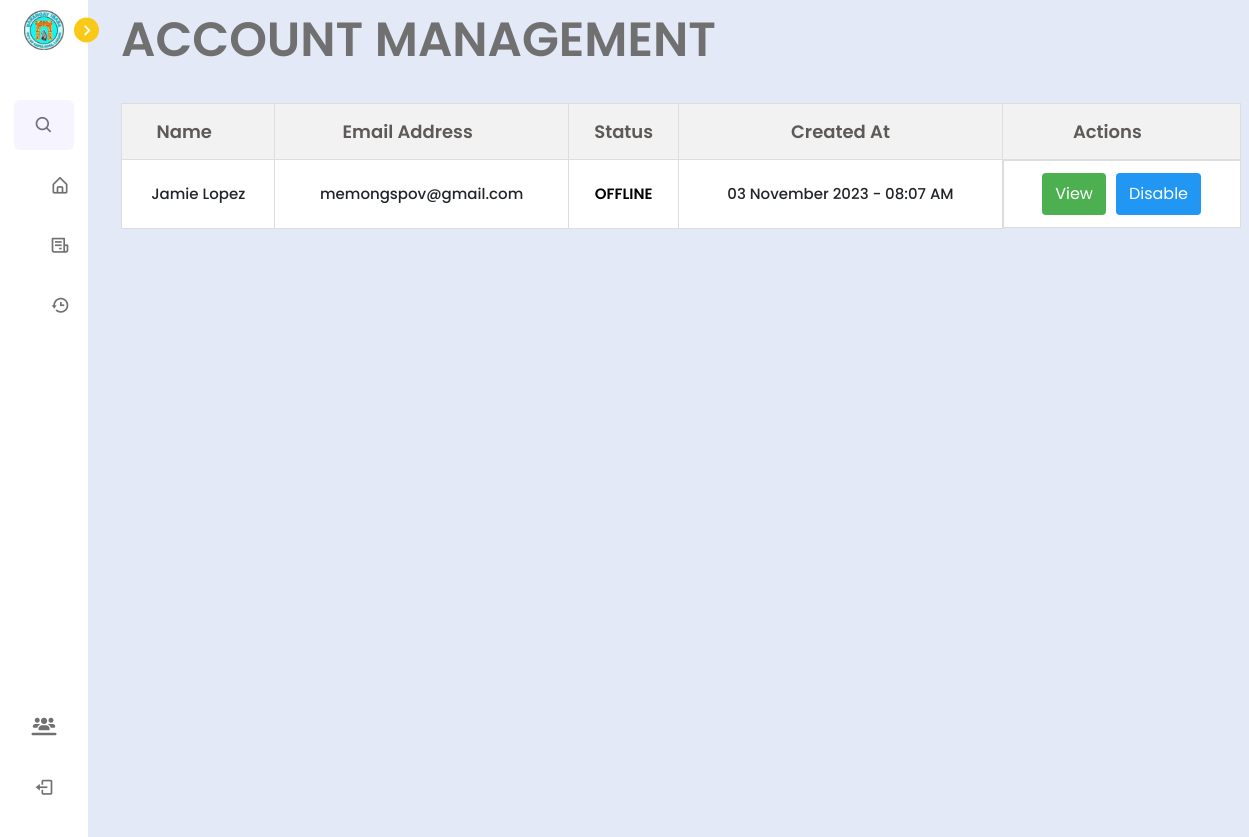
The page /barangay/manage_accounts.php (signed in) on the database as committed earlier.
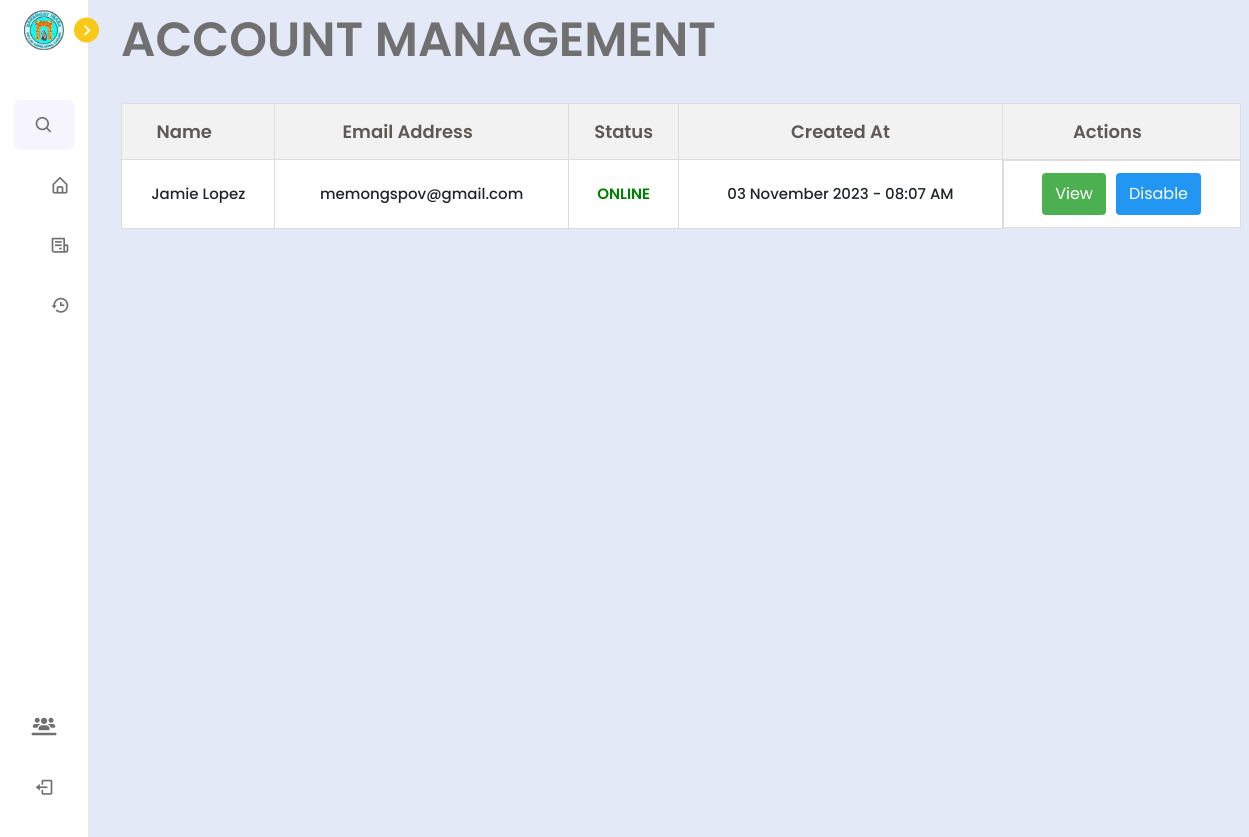
The same page on the database as committed later.
### tables this page shows
CREATE TABLE `lupon_accounts` (
  `lupon_id` int(11) NOT NULL,
  `first_name` varchar(50) NOT NULL,
  `last_name` varchar(50) NOT NULL,
  `email_address` varchar(255) DEFAULT NULL,
  `password` varchar(255) NOT NULL,
  `pb_id` int(11) DEFAULT NULL,
  `signature_image` mediumblob DEFAULT NULL,
  `login_status` varchar(20) NOT NULL DEFAULT 'inactive',
  `timestamp` timestamp NOT NULL DEFAULT current_timestamp(),
  `login_attempts` int(11) NOT NULL DEFAULT 0,
  `last_failed_attempt` datetime DEFAULT NULL
);

### barangay/manage_accounts.php (the view, shortened to what the changed rows need)
<?php
include '../config.php';
$pb_id = $_SESSION['pb_id'];
$query = "SELECT * FROM lupon_accounts WHERE pb_id = '$pb_id'";
$result = mysqli_query($conn, $query);
?>
<!DOCTYPE html>
<html lang="en">
<head>
    <link href='https://unpkg.com/boxicons@2.1.1/css/boxicons.min.css' rel='stylesheet'>
    <link rel="stylesheet" href="https://cdnjs.cloudflare.com/ajax/libs/font-awesome/6.4.2/css/all.min.css" />
    <link rel="stylesheet" href="../node_modules/bootstrap/dist/css/bootstrap.min.css">
    <link rel="stylesheet" href="../css/dilg.css">
    <link rel="stylesheet" href="../css/lupon_home.css">
</head>
<body>
    <section class="home" style="margin-left: -0.3%; margin-top: 3%;">
        <h1 style="margin-left: 4%; margin-top: -2.3%; display: flex; font-size: 48px;">ACCOUNT MANAGEMENT</h1>
        <?php
        if (mysqli_num_rows($result) == 0) {
            echo '<div class="text-box" style="margin-left: 30%;
            margin-top: 15%;
            background: #b9bbb6;
            border-radius: 5px;
            color: #fff;
            font-size: 35px;
            width: 500px;
            padding: 13px 13px;
            text-align: center;
            letter-spacing: 1;
            text-transform: uppercase;">No Registered Lupon Accounts Found</div>';
        } else {
            echo '<table>';
            echo '<thead>';
            echo '<tr>';
            echo '<th>Name</th>';
            echo '<th>Email Address</th>';
            echo '<th style="padding: 13px;">Status</th>';
            echo '<th style="padding: 14px;">Created At</th>';
            echo '<th>Actions</th>';
            echo '</tr>';
            echo '</thead>';
            echo '<tbody>';
            while ($row = mysqli_fetch_assoc($result)) {
                echo '<tr>';
                echo '<td>' . $row['first_name'] . ' ' . $row['last_name'] . '</td>';
                echo '<td>' . $row['email_address'] . '</td>';
                $status = $row['login_status'];
                $displayStatus = ($status == 'active') ? '<span style="color: green; font-weight: 600;">ONLINE</span>' : (($status == 'disabled') ? '<span style="color: #bc1823; font-weight: 600;">DISABLED</span>' : '<span style="color: black; font-weight: 600;">OFFLINE</span>');
                echo '<td>' . $displayStatus . '</td>';
                echo '<td>' . date('d F Y - h:i A', strtotime($row['timestamp'])) . '</td>';
                echo '<td class="actions">';
                echo '<button class="btn view" onclick="showViewPopup(' . $row['lupon_id'] . ')">View</button>';
                if ($status == 'disabled') {
                    echo '<button class="btn activate" onclick="showActivatePopup(' . $row['lupon_id'] . ')">Activate</button>';
                } else {
                    echo '<button class="btn disable" onclick="showDisablePopup(' . $row['lupon_id'] . ')">Disable</button>';
                }
                echo '</td>';
                echo '</tr>';
            }
            echo '</tbody>';
            echo '</table>';
        }
        ?>
    </section>
</body>
</html>

Rows that differ between the two databases and show on the page:
changed lupon_accounts "Jamie": login_status "OFFLINE" → "ONLINE"
